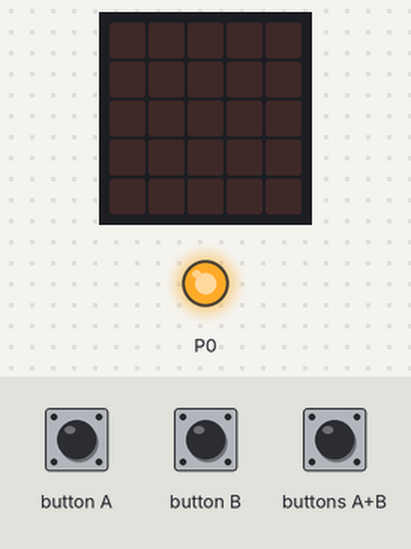
The program below on a simulated BBC micro:bit (MakeCode). On the bench: the board's 5×5 LED display, output pins drawn as LEDs (lit = HIGH). Inputs (shaded band) come from the test bench. Random numbers come from a fixed seed.

Above: at 1.2 s.
1.3 s: button B pressed for 0.15 s
At 1.67 s:
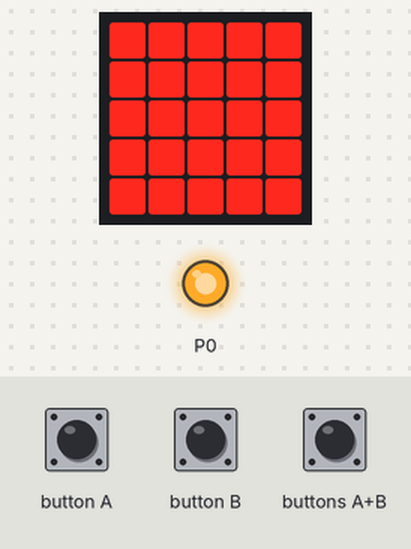
4.3 s: button A pressed for 0.15 s
At 4.9 s:
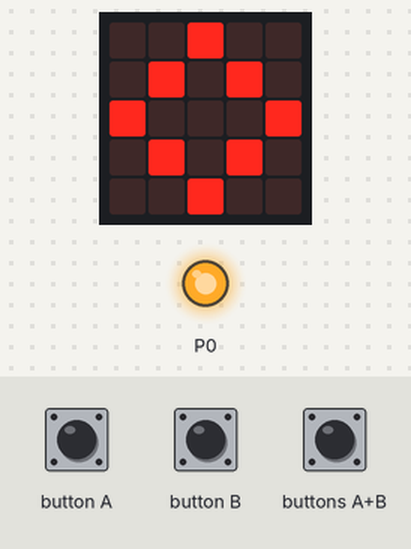
5.9 s: button B pressed for 0.15 s
At 6.8 s:
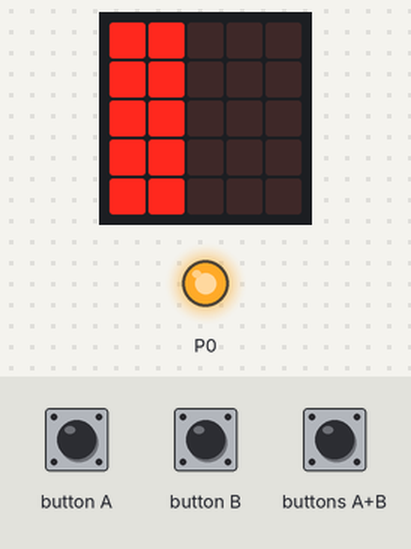
9.0 s: buttons A+B pressed for 0.15 s
At 9.37 s:
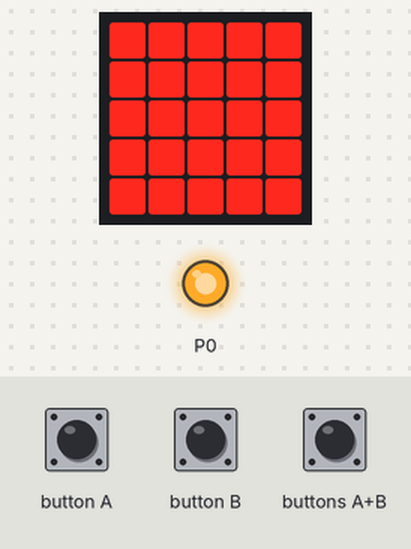
12.1 s: button B pressed for 0.15 s
At 15.0 s:
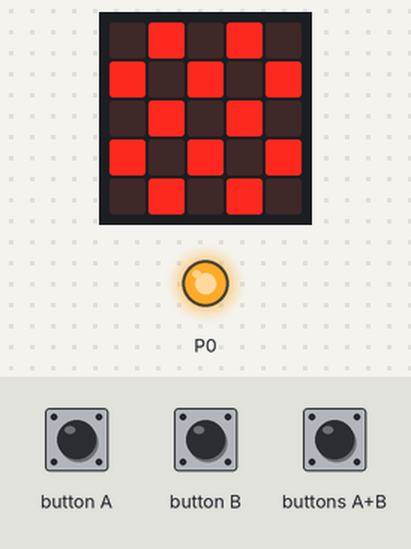
15.2 s: buttons A+B pressed for 1 s
At 19.3 s:
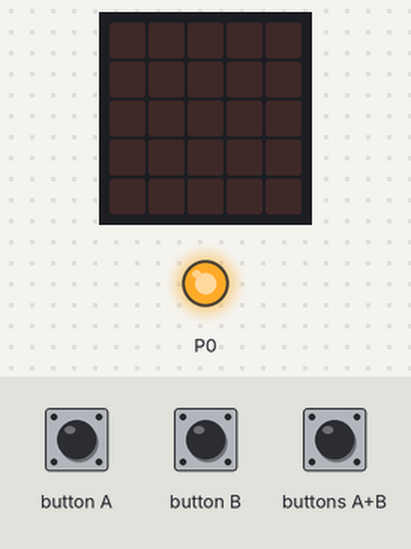
Timing chart, 0 to 19.7 s (numbered marks = the images above; inputs shaded):
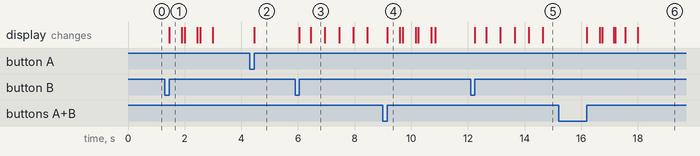

The program:

main.ts
```typescript
input.onButtonPressed(Button.A, function () {
    if (running == 0) {
        if (mode == 0) {
            if (lastKey == "a") {
                if (select < 3) {
                    select += 1
                } else {
                    select = 1
                }
            } else {
                lastKey = "a"
                select = 1
            }
        }
        if (select == 0) {
            error()
        } else {
            seznam[2 + select].showImage(0)
        }
    }
})
control.onEvent(EventBusSource.MICROBIT_ID_IO_P0, EventBusValue.MICROBIT_EVT_ANY, function () {
    basic.pause(100)
    running = 0
})
function index (číslo: number) {
    if (číslo < 0) {
        return 3 + číslo
    }
    return číslo
}
input.onButtonPressed(Button.AB, function () {
    if (running == 0) {
        if (mode == 0) {
            pins.digitalWritePin(DigitalPin.P1, 1)
            mode = 1
            pins.digitalWritePin(DigitalPin.P0, 0)
        } else {
            pins.digitalWritePin(DigitalPin.P0, 1)
            mode = 0
            pins.digitalWritePin(DigitalPin.P1, 0)
        }
    } else {
        error()
    }
})
input.onButtonPressed(Button.B, function () {
    if (running == 0) {
        if (select != 0) {
            if (mode == 0) {
                running = 1
                selected = select
                image.showImage(0)
                for (let index = 0; index < 4; index++) {
                    pozice += -1
                    image.showImage(pozice)
                    basic.pause(100)
                }
                bot = randint(1, 3)
                seznam[2 + bot].showImage(0)
                basic.pause(2000)
                seznam[index(bot - selected)].showImage(0)
                lastKey = "b"
                pozice = 0
                control.raiseEvent(
                EventBusSource.MICROBIT_ID_IO_P0,
                EventBusValue.MICROBIT_EVT_ANY
                )
            } else {
                if (bot == 0) {
                    error()
                } else {
                    seznam[2 + bot].showImage(0)
                }
            }
        } else {
            error()
        }
    }
})
function error () {
    for (let index = 0; index < 3; index++) {
        basic.showLeds(`
            # # # # #
            # # # # #
            # # # # #
            # # # # #
            # # # # #
            `)
        basic.pause(50)
        basic.clearScreen()
        basic.pause(100)
    }
}
let bot = 0
let pozice = 0
let running = 0
let seznam: Image[] = []
let image: Image = null
let lastKey = ""
let mode = 0
let selected = 0
let select = 0
pins.digitalWritePin(DigitalPin.P0, 1)
select = 0
selected = 0
mode = 0
lastKey = "a"
image = images.createImage(`
    # . . . .
    # . . . .
    # . . . .
    # . . . .
    # . . . .
    `)
seznam = []
seznam.push(images.createImage(`
    . . . . .
    # # # # #
    . . . . .
    # # # # #
    . . . . .
    `))
seznam.push(images.iconImage(IconNames.Yes))
seznam.push(images.iconImage(IconNames.No))
seznam.push(images.iconImage(IconNames.Diamond))
seznam.push(images.iconImage(IconNames.Scissors))
seznam.push(images.iconImage(IconNames.Chessboard))
```

test.ts
```typescript
// Tady jsou testy. Při použití tohoto balíčku jako rozšíření nebude zkompilováno.
```

Measured:
- after the input at 1.3 s, the display: changes after 0.15 s (image 1)
- after the input at 4.3 s, the display: changes after 0.15 s (image 2)
- after the input at 5.9 s, the display: first changes after 0.15 s (image 3 shows a later state)
- after the input at 12.1 s, the display: first changes after 0.15 s (image 5 shows a later state)
- what the display in image 1 shows lasts 0.4 s, from 1.5 s to 1.9 s
